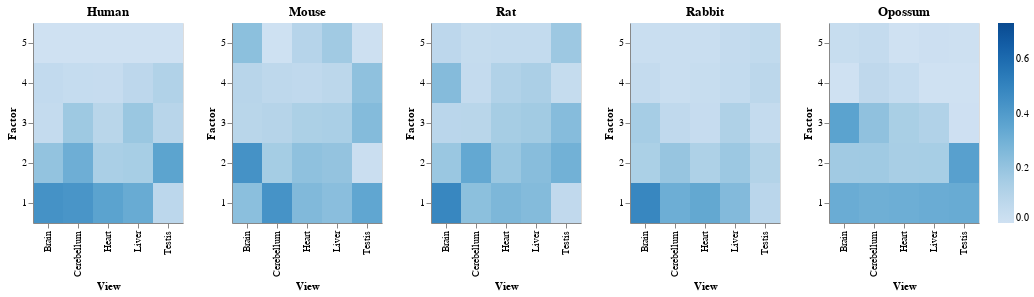

The notebook cell saved with this chart:
### Code cell
plot_variance_explained(model, groupby="group")

### Figure 1 — Vega specification as saved in the notebook (floating-point values rounded to 4 significant figures)
{"$schema": "https://vega.github.io/schema/vega/v5.json", "data": [{"name": "source_0"}, {"name": "source_1"}, {"name": "source_2"}, {"name": "source_3"}, {"name": "source_4"}, {"name": "data_0", "values": [{"Factor": 1, "Variance Explained": 0.4409, "View": "Brain"}, {"Factor": 2, "Variance Explained": 0.2089, "View": "Brain"}, {"Factor": 3, "Variance Explained": 0.04534, "View": "Brain"}, {"Factor": 4, "Variance Explained": 0.05436, "View": "Brain"}, {"Factor": 5, "Variance Explained": 0.0, "View": "Brain"}, {"Factor": 1, "Variance Explained": 0.4248, "View": "Cerebellum"}, {"Factor": 2, "Variance Explained": 0.3104, "View": "Cerebellum"}, {"Factor": 3, "Variance Explained": 0.1752, "View": "Cerebellum"}, {"Factor": 4, "Variance Explained": 0.04215, "View": "Cerebellum"}, {"Factor": 5, "Variance Explained": 0.0, "View": "Cerebellum"}, {"Factor": 1, "Variance Explained": 0.3674, "View": "Heart"}, {"Factor": 2, "Variance Explained": 0.1401, "View": "Heart"}, {"Factor": 3, "Variance Explained": 0.09124, "View": "Heart"}, {"Factor": 4, "Variance Explained": 0.03903, "View": "Heart"}, {"Factor": 5, "Variance Explained": 0.0, "View": "Heart"}, {"Factor": 1, "Variance Explained": 0.327, "View": "Liver"}, {"Factor": 2, "Variance Explained": 0.1491, "View": "Liver"}, {"Factor": 3, "Variance Explained": 0.1869, "View": "Liver"}, {"Factor": 4, "Variance Explained": 0.07724, "View": "Liver"}, {"Factor": 5, "Variance Explained": 0.0, "View": "Liver"}, {"Factor": 1, "Variance Explained": 0.07829, "View": "Testis"}, {"Factor": 2, "Variance Explained": 0.3624, "View": "Testis"}, {"Factor": 3, "Variance Explained": 0.09353, "View": "Testis"}, {"Factor": 4, "Variance Explained": 0.1156, "View": "Testis"}, {"Factor": 5, "Variance Explained": 0.0, "View": "Testis"}]}, {"name": "data_1", "values": [{"Factor": 1, "Variance Explained": 0.2315, "View": "Brain"}, {"Factor": 2, "Variance Explained": 0.4391, "View": "Brain"}, {"Factor": 3, "Variance Explained": 0.09102, "View": "Brain"}, {"Factor": 4, "Variance Explained": 0.09385, "View": "Brain"}, {"Factor": 5, "Variance Explained": 0.2266, "View": "Brain"}, {"Factor": 1, "Variance Explained": 0.4346, "View": "Cerebellum"}, {"Factor": 2, "Variance Explained": 0.154, "View": "Cerebellum"}, {"Factor": 3, "Variance Explained": 0.09963, "View": "Cerebellum"}, {"Factor": 4, "Variance Explained": 0.0723, "View": "Cerebellum"}, {"Factor": 5, "Variance Explained": 0.002537, "View": "Cerebellum"}, {"Factor": 1, "Variance Explained": 0.2568, "View": "Heart"}, {"Factor": 2, "Variance Explained": 0.2191, "View": "Heart"}, {"Factor": 3, "Variance Explained": 0.1321, "View": "Heart"}, {"Factor": 4, "Variance Explained": 0.0645, "View": "Heart"}, {"Factor": 5, "Variance Explained": 0.09911, "View": "Heart"}, {"Factor": 1, "Variance Explained": 0.2337, "View": "Liver"}, {"Factor": 2, "Variance Explained": 0.206, "View": "Liver"}, {"Factor": 3, "Variance Explained": 0.1399, "View": "Liver"}, {"Factor": 4, "Variance Explained": 0.08038, "View": "Liver"}, {"Factor": 5, "Variance Explained": 0.1675, "View": "Liver"}, {"Factor": 1, "Variance Explained": 0.351, "View": "Testis"}, {"Factor": 2, "Variance Explained": 0.02063, "View": "Testis"}, {"Factor": 3, "Variance Explained": 0.2501, "View": "Testis"}, {"Factor": 4, "Variance Explained": 0.2196, "View": "Testis"}, {"Factor": 5, "Variance Explained": 0.007807, "View": "Testis"}]}, {"name": "data_2", "values": [{"Factor": 1, "Variance Explained": 0.4862, "View": "Brain"}, {"Factor": 2, "Variance Explained": 0.1862, "View": "Brain"}, {"Factor": 3, "Variance Explained": 0.08565, "View": "Brain"}, {"Factor": 4, "Variance Explained": 0.2471, "View": "Brain"}, {"Factor": 5, "Variance Explained": 0.07763, "View": "Brain"}, {"Factor": 1, "Variance Explained": 0.2266, "View": "Cerebellum"}, {"Factor": 2, "Variance Explained": 0.342, "View": "Cerebellum"}, {"Factor": 3, "Variance Explained": 0.08974, "View": "Cerebellum"}, {"Factor": 4, "Variance Explained": 0.04631, "View": "Cerebellum"}, {"Factor": 5, "Variance Explained": 0.04316, "View": "Cerebellum"}, {"Factor": 1, "Variance Explained": 0.2678, "View": "Heart"}, {"Factor": 2, "Variance Explained": 0.1863, "View": "Heart"}, {"Factor": 3, "Variance Explained": 0.1531, "View": "Heart"}, {"Factor": 4, "Variance Explained": 0.1158, "View": "Heart"}, {"Factor": 5, "Variance Explained": 0.05129, "View": "Heart"}, {"Factor": 1, "Variance Explained": 0.25, "View": "Liver"}, {"Factor": 2, "Variance Explained": 0.2394, "View": "Liver"}, {"Factor": 3, "Variance Explained": 0.1635, "View": "Liver"}, {"Factor": 4, "Variance Explained": 0.1374, "View": "Liver"}, {"Factor": 5, "Variance Explained": 0.05199, "View": "Liver"}, {"Factor": 1, "Variance Explained": 0.06128, "View": "Testis"}, {"Factor": 2, "Variance Explained": 0.2981, "View": "Testis"}, {"Factor": 3, "Variance Explained": 0.2436, "View": "Testis"}, {"Factor": 4, "Variance Explained": 0.04314, "View": "Testis"}, {"Factor": 5, "Variance Explained": 0.1785, "View": "Testis"}]}, {"name": "data_3", "values": [{"Factor": 1, "Variance Explained": 0.4879, "View": "Brain"}, {"Factor": 2, "Variance Explained": 0.1352, "View": "Brain"}, {"Factor": 3, "Variance Explained": 0.1514, "View": "Brain"}, {"Factor": 4, "Variance Explained": 0.04781, "View": "Brain"}, {"Factor": 5, "Variance Explained": 0.02426, "View": "Brain"}, {"Factor": 1, "Variance Explained": 0.3141, "View": "Cerebellum"}, {"Factor": 2, "Variance Explained": 0.1976, "View": "Cerebellum"}, {"Factor": 3, "Variance Explained": 0.06476, "View": "Cerebellum"}, {"Factor": 4, "Variance Explained": 0.02378, "View": "Cerebellum"}, {"Factor": 5, "Variance Explained": 0.02561, "View": "Cerebellum"}, {"Factor": 1, "Variance Explained": 0.3433, "View": "Heart"}, {"Factor": 2, "Variance Explained": 0.1265, "View": "Heart"}, {"Factor": 3, "Variance Explained": 0.04028, "View": "Heart"}, {"Factor": 4, "Variance Explained": 0.03648, "View": "Heart"}, {"Factor": 5, "Variance Explained": 0.02793, "View": "Heart"}, {"Factor": 1, "Variance Explained": 0.2514, "View": "Liver"}, {"Factor": 2, "Variance Explained": 0.1821, "View": "Liver"}, {"Factor": 3, "Variance Explained": 0.1216, "View": "Liver"}, {"Factor": 4, "Variance Explained": 0.05151, "View": "Liver"}, {"Factor": 5, "Variance Explained": 0.04538, "View": "Liver"}, {"Factor": 1, "Variance Explained": 0.08498, "View": "Testis"}, {"Factor": 2, "Variance Explained": 0.1101, "View": "Testis"}, {"Factor": 3, "Variance Explained": 0.04698, "View": "Testis"}, {"Factor": 4, "Variance Explained": 0.08132, "View": "Testis"}, {"Factor": 5, "Variance Explained": 0.0596, "View": "Testis"}]}, {"name": "data_4", "values": [{"Factor": 1, "Variance Explained": 0.3213, "View": "Brain"}, {"Factor": 2, "Variance Explained": 0.1672, "View": "Brain"}, {"Factor": 3, "Variance Explained": 0.3667, "View": "Brain"}, {"Factor": 4, "Variance Explained": 0.0, "View": "Brain"}, {"Factor": 5, "Variance Explained": 0.03409, "View": "Brain"}, {"Factor": 1, "Variance Explained": 0.307, "View": "Cerebellum"}, {"Factor": 2, "Variance Explained": 0.1693, "View": "Cerebellum"}, {"Factor": 3, "Variance Explained": 0.2178, "View": "Cerebellum"}, {"Factor": 4, "Variance Explained": 0.0698, "View": "Cerebellum"}, {"Factor": 5, "Variance Explained": 0.04852, "View": "Cerebellum"}, {"Factor": 1, "Variance Explained": 0.3122, "View": "Heart"}, {"Factor": 2, "Variance Explained": 0.1472, "View": "Heart"}, {"Factor": 3, "Variance Explained": 0.1418, "View": "Heart"}, {"Factor": 4, "Variance Explained": 0.04196, "View": "Heart"}, {"Factor": 5, "Variance Explained": 0.0, "View": "Heart"}, {"Factor": 1, "Variance Explained": 0.3229, "View": "Liver"}, {"Factor": 2, "Variance Explained": 0.1489, "View": "Liver"}, {"Factor": 3, "Variance Explained": 0.1163, "View": "Liver"}, {"Factor": 4, "Variance Explained": 0.0, "View": "Liver"}, {"Factor": 5, "Variance Explained": 0.01506, "View": "Liver"}, {"Factor": 1, "Variance Explained": 0.328, "View": "Testis"}, {"Factor": 2, "Variance Explained": 0.377, "View": "Testis"}, {"Factor": 3, "Variance Explained": 0.004953, "View": "Testis"}, {"Factor": 4, "Variance Explained": 0.0, "View": "Testis"}, {"Factor": 5, "Variance Explained": 0.008328, "View": "Testis"}]}, {"name": "data_0_concat_0_x_domain_View", "values": [{"View": "Brain"}, {"View": "Cerebellum"}, {"View": "Heart"}, {"View": "Liver"}, {"View": "Testis"}]}, {"name": "source_0_concat_0_y_domain_Factor", "values": [{"Factor": 1, "sort_field": 1}, {"Factor": 2, "sort_field": 2}, {"Factor": 3, "sort_field": 3}, {"Factor": 4, "sort_field": 4}, {"Factor": 5, "sort_field": 5}]}, {"name": "data_1_concat_1_x_domain_View", "values": [{"View": "Brain"}, {"View": "Cerebellum"}, {"View": "Heart"}, {"View": "Liver"}, {"View": "Testis"}]}, {"name": "source_1_concat_1_y_domain_Factor", "values": [{"Factor": 1, "sort_field": 1}, {"Factor": 2, "sort_field": 2}, {"Factor": 3, "sort_field": 3}, {"Factor": 4, "sort_field": 4}, {"Factor": 5, "sort_field": 5}]}, {"name": "data_2_concat_2_x_domain_View", "values": [{"View": "Brain"}, {"View": "Cerebellum"}, {"View": "Heart"}, {"View": "Liver"}, {"View": "Testis"}]}, {"name": "source_2_concat_2_y_domain_Factor", "values": [{"Factor": 1, "sort_field": 1}, {"Factor": 2, "sort_field": 2}, {"Factor": 3, "sort_field": 3}, {"Factor": 4, "sort_field": 4}, {"Factor": 5, "sort_field": 5}]}, {"name": "data_3_concat_3_x_domain_View", "values": [{"View": "Brain"}, {"View": "Cerebellum"}, {"View": "Heart"}, {"View": "Liver"}, {"View": "Testis"}]}, {"name": "source_3_concat_3_y_domain_Factor", "values": [{"Factor": 1, "sort_field": 1}, {"Factor": 2, "sort_field": 2}, {"Factor": 3, "sort_field": 3}, {"Factor": 4, "sort_field": 4}, {"Factor": 5, "sort_field": 5}]}, {"name": "data_4_concat_4_x_domain_View", "values": [{"View": "Brain"}, {"View": "Cerebellum"}, {"View": "Heart"}, {"View": "Liver"}, {"View": "Testis"}]}, {"name": "source_4_concat_4_y_domain_Factor", "values": [{"Factor": 1, "sort_field": 1}, {"Factor": 2, "sort_field": 2}, {"Factor": 3, "sort_field": 3}, {"Factor": 4, "sort_field": 4}, {"Factor": 5, "sort_field": 5}]}], "signals": [{"name": "childWidth", "value": 150}], "marks": [{"type": "group", "name": "concat_0_group", "encode": {"update": {"height": {"signal": "height"}, "width": {"signal": "childWidth"}}}, "marks": [{"type": "rect", "name": "concat_0_marks", "from": {"data": "data_0"}, "encode": {"update": {"height": {"signal": "max(0.25, bandwidth('concat_0_y'))"}, "tooltip": {"signal": "{\"Factor\": format(datum[\"Factor\"], \"\"), \"View\": isValid(datum[\"View\"]) ? datum[\"View\"] : \"\"+datum[\"View\"], \"Variance Explained\": format(datum[\"Variance Explained\"], \"\")}"}, "fill": {"field": "Variance Explained", "scale": "color"}, "width": {"signal": "max(0.25, bandwidth('concat_0_x'))"}, "x": {"field": "View", "scale": "concat_0_x"}, "y": {"field": "Factor", "scale": "concat_0_y"}}}, "style": ["rect"]}], "axes": [{"scale": "concat_0_x", "orient": "bottom", "labelBaseline": "middle", "zindex": 1, "labelAlign": "right", "title": "View", "labelAngle": 270, "grid": false}, {"scale": "concat_0_y", "orient": "left", "title": "Factor", "zindex": 1, "grid": false}], "title": {"text": "Human", "frame": "group"}, "style": "cell"}, {"type": "group", "name": "concat_1_group", "encode": {"update": {"height": {"signal": "height"}, "width": {"signal": "childWidth"}}}, "marks": [{"type": "rect", "name": "concat_1_marks", "from": {"data": "data_1"}, "encode": {"update": {"x": {"field": "View", "scale": "concat_1_x"}, "tooltip": {"signal": "{\"Factor\": format(datum[\"Factor\"], \"\"), \"View\": isValid(datum[\"View\"]) ? datum[\"View\"] : \"\"+datum[\"View\"], \"Variance Explained\": format(datum[\"Variance Explained\"], \"\")}"}, "y": {"field": "Factor", "scale": "concat_1_y"}, "fill": {"field": "Variance Explained", "scale": "color"}, "height": {"signal": "max(0.25, bandwidth('concat_1_y'))"}, "width": {"signal": "max(0.25, bandwidth('concat_1_x'))"}}}, "style": ["rect"]}], "axes": [{"scale": "concat_1_x", "labelAngle": 270, "zindex": 1, "labelAlign": "right", "grid": false, "labelBaseline": "middle", "title": "View", "orient": "bottom"}, {"scale": "concat_1_y", "orient": "left", "grid": false, "zindex": 1, "title": "Factor"}], "title": {"text": "Mouse", "frame": "group"}, "style": "cell"}, {"type": "group", "name": "concat_2_group", "encode": {"update": {"height": {"signal": "height"}, "width": {"signal": "childWidth"}}}, "marks": [{"type": "rect", "name": "concat_2_marks", "from": {"data": "data_2"}, "encode": {"update": {"tooltip": {"signal": "{\"Factor\": format(datum[\"Factor\"], \"\"), \"View\": isValid(datum[\"View\"]) ? datum[\"View\"] : \"\"+datum[\"View\"], \"Variance Explained\": format(datum[\"Variance Explained\"], \"\")}"}, "y": {"field": "Factor", "scale": "concat_2_y"}, "height": {"signal": "max(0.25, bandwidth('concat_2_y'))"}, "fill": {"field": "Variance Explained", "scale": "color"}, "x": {"field": "View", "scale": "concat_2_x"}, "width": {"signal": "max(0.25, bandwidth('concat_2_x'))"}}}, "style": ["rect"]}], "axes": [{"scale": "concat_2_x", "grid": false, "labelAngle": 270, "labelBaseline": "middle", "zindex": 1, "title": "View", "orient": "bottom", "labelAlign": "right"}, {"scale": "concat_2_y", "orient": "left", "title": "Factor", "grid": false, "zindex": 1}], "title": {"text": "Rat", "frame": "group"}, "style": "cell"}, {"type": "group", "name": "concat_3_group", "encode": {"update": {"width": {"signal": "childWidth"}, "height": {"signal": "height"}}}, "marks": [{"type": "rect", "name": "concat_3_marks", "from": {"data": "data_3"}, "encode": {"update": {"width": {"signal": "max(0.25, bandwidth('concat_3_x'))"}, "y": {"field": "Factor", "scale": "concat_3_y"}, "x": {"field": "View", "scale": "concat_3_x"}, "height": {"signal": "max(0.25, bandwidth('concat_3_y'))"}, "fill": {"field": "Variance Explained", "scale": "color"}, "tooltip": {"signal": "{\"Factor\": format(datum[\"Factor\"], \"\"), \"View\": isValid(datum[\"View\"]) ? datum[\"View\"] : \"\"+datum[\"View\"], \"Variance Explained\": format(datum[\"Variance Explained\"], \"\")}"}}}, "style": ["rect"]}], "axes": [{"scale": "concat_3_x", "orient": "bottom", "zindex": 1, "grid": false, "labelAngle": 270, "labelAlign": "right", "title": "View", "labelBaseline": "middle"}, {"scale": "concat_3_y", "title": "Factor", "grid": false, "zindex": 1, "orient": "left"}], "title": {"text": "Rabbit", "frame": "group"}, "style": "cell"}, {"type": "group", "name": "concat_4_group", "encode": {"update": {"width": {"signal": "childWidth"}, "height": {"signal": "height"}}}, "marks": [{"type": "rect", "name": "concat_4_marks", "from": {"data": "data_4"}, "encode": {"update": {"fill": {"field": "Variance Explained", "scale": "color"}, "height": {"signal": "max(0.25, bandwidth('concat_4_y'))"}, "y": {"field": "Factor", "scale": "concat_4_y"}, "tooltip": {"signal": "{\"Factor\": format(datum[\"Factor\"], \"\"), \"View\": isValid(datum[\"View\"]) ? datum[\"View\"] : \"\"+datum[\"View\"], \"Variance Explained\": format(datum[\"Variance Explained\"], \"\")}"}, "x": {"field": "View", "scale": "concat_4_x"}, "width": {"signal": "max(0.25, bandwidth('concat_4_x'))"}}}, "style": ["rect"]}], "axes": [{"scale": "concat_4_x", "labelBaseline": "middle", "orient": "bottom", "zindex": 1, "grid": false, "title": "View", "labelAlign": "right", "labelAngle": 270}, {"scale": "concat_4_y", "grid": false, "orient": "left", "title": "Factor", "zindex": 1}], "title": {"text": "Opossum", "frame": "group"}, "style": "cell"}], "scales": [{"name": "color", "type": "linear", "domain": {"fields": [[0, 0.6614], [0, 0.6587], [0, 0.7293], [0, 0.7318], [0, 0.5654]]}, "range": {"scheme": "blues"}, "interpolate": "hcl", "zero": true}, {"name": "concat_0_x", "type": "band", "domain": {"data": "data_0_concat_0_x_domain_View", "field": "View", "sort": true}, "range": [0, {"signal": "childWidth"}], "paddingInner": 0, "paddingOuter": 0}, {"name": "concat_0_y", "type": "band", "domain": {"data": "source_0_concat_0_y_domain_Factor", "field": "Factor", "sort": {"op": "max", "field": "sort_field", "order": "descending"}}, "range": [0, {"signal": "height"}], "paddingOuter": 0, "paddingInner": 0}, {"name": "concat_1_x", "type": "band", "domain": {"data": "data_1_concat_1_x_domain_View", "field": "View", "sort": true}, "range": [0, {"signal": "childWidth"}], "paddingOuter": 0, "paddingInner": 0}, {"name": "concat_1_y", "type": "band", "domain": {"data": "source_1_concat_1_y_domain_Factor", "field": "Factor", "sort": {"op": "max", "field": "sort_field", "order": "descending"}}, "range": [0, {"signal": "height"}], "paddingInner": 0, "paddingOuter": 0}, {"name": "concat_2_x", "type": "band", "domain": {"data": "data_2_concat_2_x_domain_View", "field": "View", "sort": true}, "range": [0, {"signal": "childWidth"}], "paddingInner": 0, "paddingOuter": 0}, {"name": "concat_2_y", "type": "band", "domain": {"data": "source_2_concat_2_y_domain_Factor", "field": "Factor", "sort": {"op": "max", "field": "sort_field", "order": "descending"}}, "range": [0, {"signal": "height"}], "paddingInner": 0, "paddingOuter": 0}, {"name": "concat_3_x", "type": "band", "domain": {"data": "data_3_concat_3_x_domain_View", "field": "View", "sort": true}, "range": [0, {"signal": "childWidth"}], "paddingOuter": 0, "paddingInner": 0}, {"name": "concat_3_y", "type": "band", "domain": {"data": "source_3_concat_3_y_domain_Factor", "field": "Factor", "sort": {"op": "max", "field": "sort_field", "order": "descending"}}, "range": [0, {"signal": "height"}], "paddingOuter": 0, "paddingInner": 0}, {"name": "concat_4_x", "type": "band", "domain": {"data": "data_4_concat_4_x_domain_View", "field": "View", "sort": true}, "range": [0, {"signal": "childWidth"}], "paddingOuter": 0, "paddingInner": 0}, {"name": "concat_4_y", "type": "band", "domain": {"data": "source_4_concat_4_y_domain_Factor", "field": "Factor", "sort": {"op": "max", "field": "sort_field", "order": "descending"}}, "range": [0, {"signal": "height"}], "paddingInner": 0, "paddingOuter": 0}], "height": 200, "background": "white", "padding": 5, "legends": [{"fill": "color", "gradientLength": {"signal": "clamp(height, 64, 200)"}}], "layout": {"padding": 20, "bounds": "full", "align": "each"}}
